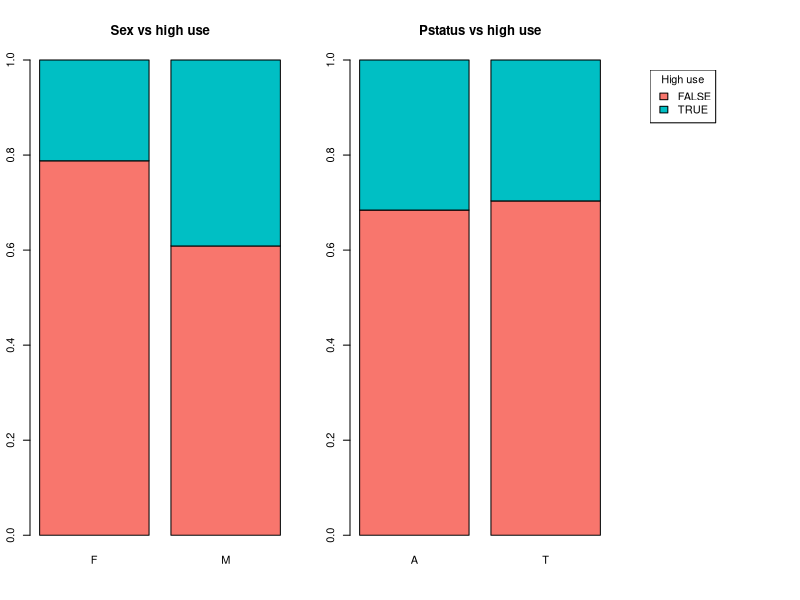
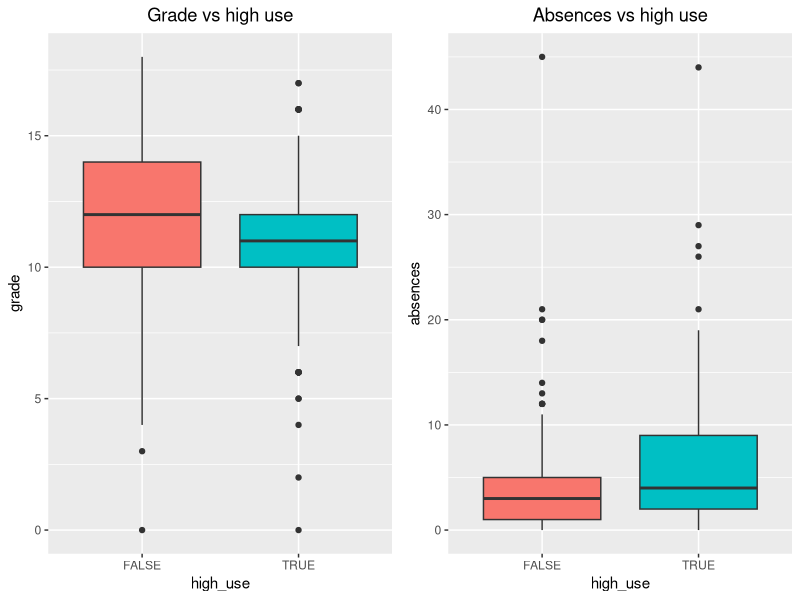
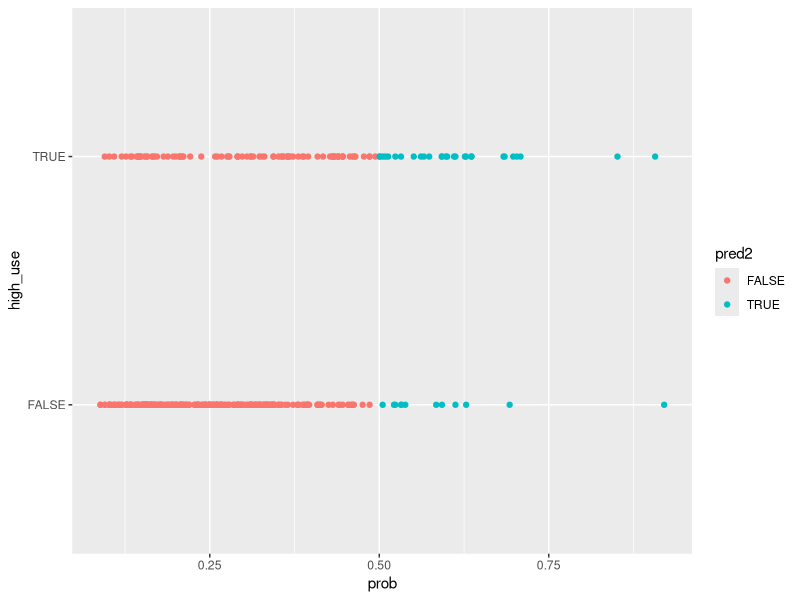

These charts were generated, in order, by the following R code:
## ---- chunk 1
alc <- read.table("./data/alc.csv", sep=";", dec=".", header=T)
colnames(alc)
## ---- chunk 2
library(dplyr)
dd <- select(alc, one_of(c("sex", "Pstatus", "absences", "G3", "high_use")))
str(dd)
## ---- chunk 3
# Basic summary table
library(psych)
describe(dd, skew=F)
## ---- chunk 4
tab1 <- table(high_use=dd$high_use, sex=dd$sex)
tab2 <- table(high_use=dd$high_use, parents_status=dd$Pstatus)
tabp1 <- prop.table(tab1, 2)
tabp2 <- prop.table(tab2, 2)
list(addmargins(tab1), tabp1,
     addmargins(tab2), tabp2)
## ---- chunk 5
layout(matrix(c(1,1,2,2,3), nrow=1, ncol=5, byrow=T))
par(mai=c(0.6,0.3,0.6,0.3))
barplot(tabp1, main="Sex vs high use", col=c("#F8766D","#00BFC4"))
barplot(tabp2, main="Pstatus vs high use", col=c("#F8766D","#00BFC4"))
par(mai=c(0.7,0.1,0.7,0.1))
plot.new()
legend("topleft", legend=c("FALSE","TRUE"), fill=c("#F8766D","#00BFC4"), title="High use")

## ---- chunk 6
library(ggplot2)
library(gridExtra)
g1 <- ggplot(dd, aes(x = high_use, y = G3, fill=high_use)) + ggtitle("Grade vs high use")
g2 <- ggplot(alc, aes(x = high_use, y = absences, fill=high_use)) + ggtitle("Absences vs high use")
bp3 <- g1 + geom_boxplot() + ylab("grade") + theme(legend.position="none", plot.title = element_text(hjust = 0.5))
bp4 <- g2 + geom_boxplot() + ylab("absences") + theme(legend.position="none", plot.title = element_text(hjust = 0.5))
grid.arrange(bp3, bp4, ncol=2, nrow=1)
## ---- chunk 7
# First model
fit1 <- glm(high_use ~ sex + Pstatus + absences + G3, family=binomial, data=dd)
summary(fit1)
## ---- chunk 8
data.frame(OR=round(exp(summary(fit1)$coef[,1]), 3),
           CI=round(exp(confint(fit1)), 3),
           "p-value"=round(summary(fit1)$coef[,4], 3))
## ---- chunk 9
anova(fit1, test="Chisq")
## ---- chunk 10
fit2 <- glm(high_use ~ sex + absences + G3, family=binomial, data=dd)
data.frame(OR=round(exp(summary(fit2)$coef[,1]), 3),
           CI=round(exp(confint(fit2)), 3),
           "p-value"=round(summary(fit2)$coef[,4], 3))
anova(fit2, test="Chisq")
## ---- chunk 11
# Predicting the training data
pred <- predict(fit2, type="response")
dd$prob <- pred
pred2 <- ifelse(pred > 0.5, TRUE, FALSE)
dd$pred <- pred2
## ---- chunk 12
# Confusion matrix
conf <- table(obs=dd$high_use, pred=pred2)
addmargins(conf)
prop.table(conf)

# Same as a plot
# initialize a plot of 'high_use' versus 'probability' in 'alc'
g <- ggplot(dd, aes(x = prob, y = high_use, col = pred2))
# define the geom as points and draw the plot
g + geom_point()
## ---- chunk 13
# define a loss function (mean prediction error)
loss_func <- function(class, prob) {
  n_wrong <- abs(class - prob) > 0.5
  mean(n_wrong)
}
# call loss_func to compute the average number of wrong predictions in the (training) data
loss_func(class = dd$high_use, prob = dd$pred)
## ---- chunk 14
# Simple guessing strategy: nobody is a high user
dd$pred3 <- F
loss_func(class = dd$high_use, prob = dd$pred3)
## ---- chunk 15
library(boot)
cv <- cv.glm(data = dd, cost = loss_func, glmfit = fit2, K = 10)
cv$delta[1]
